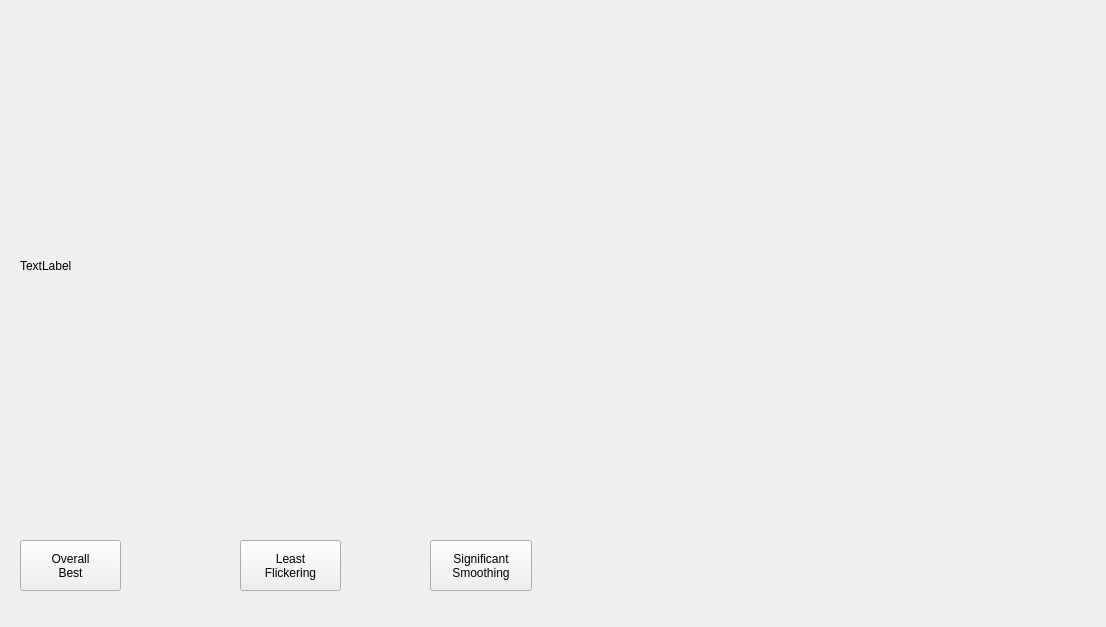
<?xml version="1.0" encoding="UTF-8"?>
<ui version="4.0">
 <class>Form</class>
 <widget class="QWidget" name="Form">
  <property name="geometry">
   <rect>
    <x>0</x>
    <y>0</y>
    <width>1106</width>
    <height>627</height>
   </rect>
  </property>
  <property name="windowTitle">
   <string>Form</string>
  </property>
  <widget class="QLabel" name="label">
   <property name="geometry">
    <rect>
     <x>20</x>
     <y>10</y>
     <width>512</width>
     <height>512</height>
    </rect>
   </property>
   <property name="text">
    <string>TextLabel</string>
   </property>
  </widget>
  <widget class="QPushButton" name="pb_overall_best">
   <property name="geometry">
    <rect>
     <x>20</x>
     <y>540</y>
     <width>101</width>
     <height>51</height>
    </rect>
   </property>
   <property name="text">
    <string>Overall
Best</string>
   </property>
  </widget>
  <widget class="QPushButton" name="pb_least_flickering">
   <property name="geometry">
    <rect>
     <x>240</x>
     <y>540</y>
     <width>101</width>
     <height>51</height>
    </rect>
   </property>
   <property name="text">
    <string>Least
Flickering</string>
   </property>
  </widget>
  <widget class="QPushButton" name="pb_significant_smoothing">
   <property name="geometry">
    <rect>
     <x>430</x>
     <y>540</y>
     <width>102</width>
     <height>51</height>
    </rect>
   </property>
   <property name="text">
    <string>Significant
Smoothing</string>
   </property>
  </widget>
 </widget>
 <resources/>
 <connections/>
</ui>
